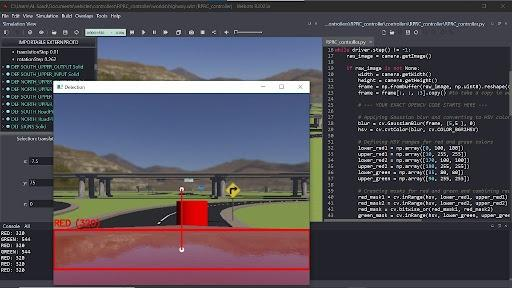
#> input picture colors/Testing_The_Detection_code.jpg, 512 x 288 px, given in place of the camera
$ python calibration.py
#> lines starting #> are read from the running program, lines starting #| are printed output that depends on the picture; after the words box and inside, x2 and y2 are one past the last pixel; in counts of white or black regions, pixels touching at a corner belong together
import cv2 as cv
import numpy as np

def nothing(x):
    pass


cv.namedWindow("Trackbars")
cv.createTrackbar("L - H", "Trackbars", 0, 179, nothing)
cv.createTrackbar("L - S", "Trackbars", 100, 255, nothing)
cv.createTrackbar("L - V", "Trackbars", 100, 255, nothing)
cv.createTrackbar("U - H", "Trackbars", 179, 179, nothing)
cv.createTrackbar("U - S", "Trackbars", 255, 255, nothing)
cv.createTrackbar("U - V", "Trackbars", 255, 255, nothing)
cv.createTrackbar("Min Area", "Trackbars", 1000, 10000, nothing) # لتجربة المساحة

capture = cv.VideoCapture(0)

while True:
    ret, frame = capture.read()
#> frame is the input picture: shape (288, 512, 3); mean B, G, R 85, 75.9, 80.8
    if not ret:
        break

    blur = cv.GaussianBlur(frame, (5, 5), 0)
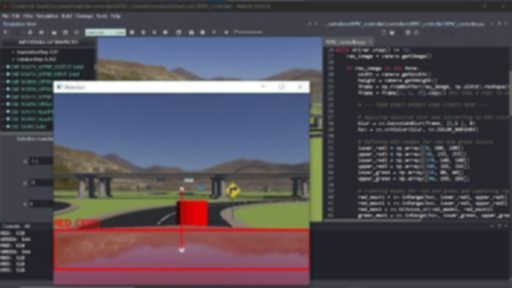
#> blur: shape (288, 512, 3); mean B, G, R 84.9, 75.8, 80.7
    hsv = cv.cvtColor(blur, cv.COLOR_BGR2HSV)
#> hsv: shape (288, 512, 3); mean H, S, V 103.5, 61.8, 96.2


    l_h = cv.getTrackbarPos("L - H", "Trackbars")
    l_s = cv.getTrackbarPos("L - S", "Trackbars")
    l_v = cv.getTrackbarPos("L - V", "Trackbars")
    u_h = cv.getTrackbarPos("U - H", "Trackbars")
    u_s = cv.getTrackbarPos("U - S", "Trackbars")
    u_v = cv.getTrackbarPos("U - V", "Trackbars")
    min_area = cv.getTrackbarPos("Min Area", "Trackbars")

    lower_bound = np.array([l_h, l_s, l_v])
    upper_bound = np.array([u_h, u_s, u_v])


    mask = cv.inRange(hsv, lower_bound, upper_bound)
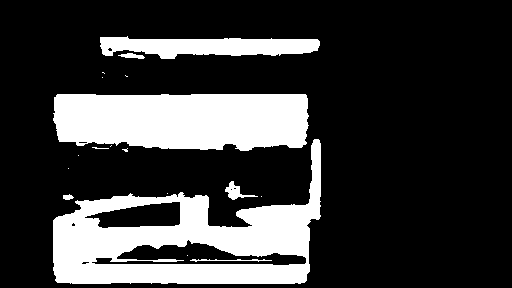
#> mask: shape (288, 512); 22.9% white; 18 white regions (11 under 20 px), largest, box (x1, y1, x2, y2) and area: (53, 139, 321, 284) 16731, (53, 94, 309, 151) 13127, (100, 36, 320, 59) 3408

    kernel = np.ones((5, 5), np.uint8)
    mask = cv.morphologyEx(mask, cv.MORPH_OPEN, kernel)
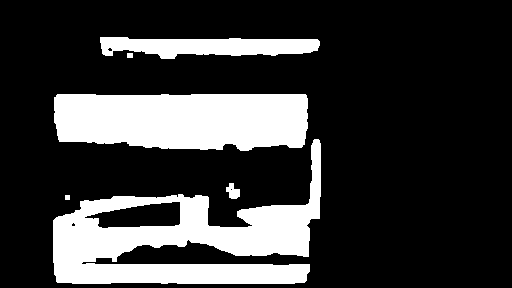
#> mask: shape (288, 512); 22.5% white; 6 white regions, box (x1, y1, x2, y2) and area: (53, 139, 321, 284) 16473, (54, 94, 308, 151) 13068, (100, 37, 320, 59) 3392, (226, 183, 240, 199) 147, (127, 53, 133, 58) 30, (65, 195, 70, 200) 25
    mask = cv.morphologyEx(mask, cv.MORPH_CLOSE, kernel)
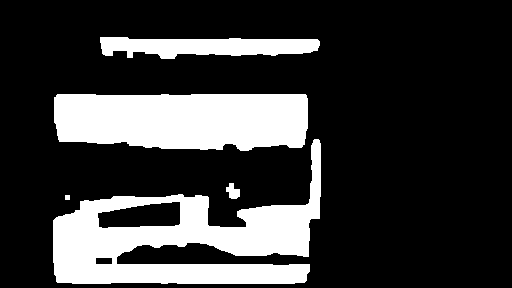
#> mask: shape (288, 512); 22.6% white; 5 white regions

    contours, _ = cv.findContours(mask, cv.RETR_EXTERNAL, cv.CHAIN_APPROX_SIMPLE)
#> contours = 5 contours, 1 with area under 20; largest, box (x1, y1, x2, y2) and area: (53, 139, 321, 284) 17672, (54, 94, 308, 151) 12781, (100, 37, 320, 59) 3212, (226, 183, 240, 199) 122
    for cnt in contours:
        area = cv.contourArea(cnt)
        if area > min_area:
            x, y, w, h = cv.boundingRect(cnt)
            cv.rectangle(frame, (x, y), (x + w, h + y), (0, 255, 0), 2)
#> this loop made 5 passes
#> (area, x, y, w, h) on passes 3 to 5: (17671.5, 53, 139, 268, 145), (12781, 54, 94, 254, 57), (3212, 100, 37, 220, 22)
#> area on pass 2: 122
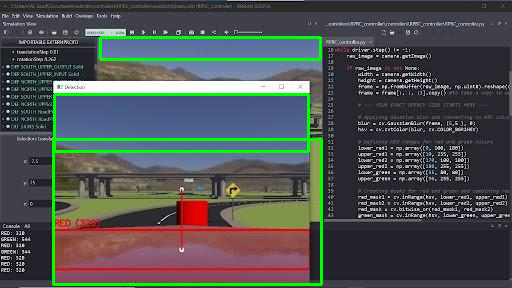
#> frame: shape (288, 512, 3); 3.89% of pixels changed, all inside (x1, y1, x2, y2) = (52, 36, 323, 286)

    cv.imshow("Frame", frame)
    cv.imshow("Mask", mask)

    if cv.waitKey(1) & 0xFF == ord('q'):
#> (key q is pressed here)
        print(f"the best color:")
        print(f"Lower: [{l_h}, {l_s}, {l_v}]")
        print(f"Upper: [{u_h}, {u_s}, {u_v}]")
        print(f"Min Area: {min_area}")
        break

capture.release()
cv.destroyAllWindows()

$ run again, on colors/Testing_The_Red_Detection.jpg
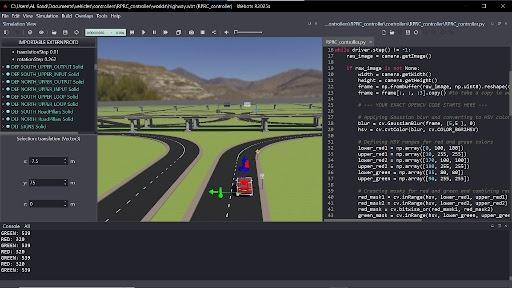
#> input picture colors/Testing_The_Red_Detection.jpg, 512 x 288 px, given in place of the camera
#> frame is the input picture: shape (288, 512, 3); mean B, G, R 69, 68.6, 65.9
#> hsv: shape (288, 512, 3); mean H, S, V 100, 52, 77.3
#> `mask = cv.morphologyEx(mask, cv.MORPH_OPEN, kernel)`:
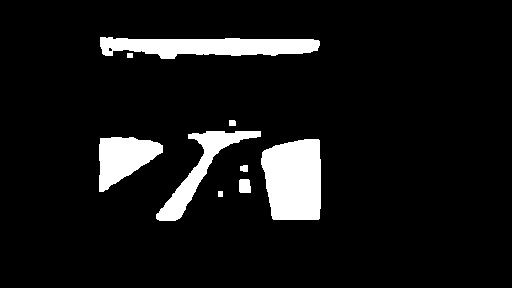
#> mask: shape (288, 512); 8.3% white; 9 white regions, largest, box (x1, y1, x2, y2) and area: (261, 139, 321, 220) 4221, (100, 37, 320, 59) 3375, (156, 131, 261, 221) 2179
#> contours = 8 contours; box (x1, y1, x2, y2) and area: (261, 139, 321, 220) 4096, (100, 37, 320, 59) 3199, (99, 137, 163, 192) 2084, (156, 131, 261, 221) 2026, (239, 179, 251, 193) 135, (240, 165, 248, 172) 37, (229, 120, 236, 126) 30, (218, 191, 223, 197) 20
#> the loop `for cnt in contours:` made 8 passes
#> (area, x, y, w, h) on passes 4, 5, 6, 8: (4096, 261, 139, 60, 81), (2083.5, 99, 137, 64, 55), (2026.5, 156, 131, 105, 90), (3199, 100, 37, 220, 22)
#> after the loop `for cnt in contours:`:
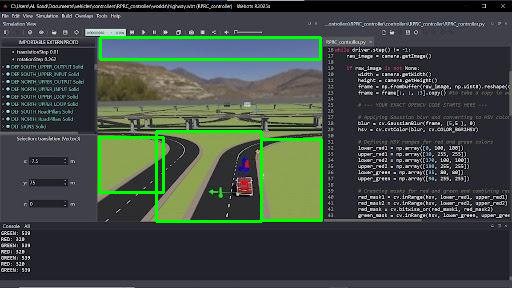
#> frame: shape (288, 512, 3); 2.64% of pixels changed, all inside (x1, y1, x2, y2) = (98, 36, 323, 223)

$ run again, on colors/testing_the_calibration_code (2).jpg
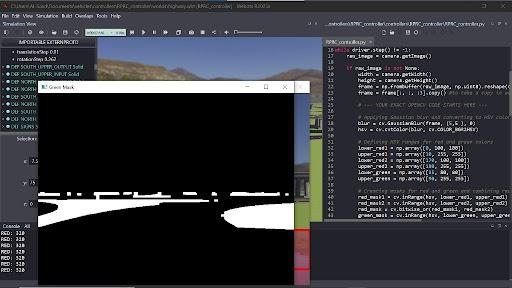
#> input picture colors/testing_the_calibration_code (2).jpg, 512 x 288 px, given in place of the camera
#> frame is the input picture: shape (288, 512, 3); mean B, G, R 59.1, 53.6, 52.5
#> hsv: shape (288, 512, 3); mean H, S, V 74.2, 32.3, 60.6
#> `mask = cv.morphologyEx(mask, cv.MORPH_OPEN, kernel)`:
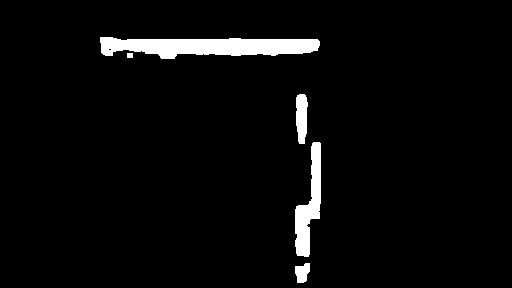
#> mask: shape (288, 512); 3.8% white; 5 white regions, box (x1, y1, x2, y2) and area: (100, 37, 320, 59) 3373, (295, 142, 321, 257) 1496, (296, 94, 308, 144) 494, (295, 263, 310, 283) 222, (127, 53, 133, 58) 30
#> contours = 4 contours; box (x1, y1, x2, y2) and area: (100, 37, 320, 59) 3186, (295, 142, 321, 257) 1382, (296, 94, 308, 144) 442, (295, 263, 310, 283) 192
#> the loop `for cnt in contours:` made 4 passes
#> (area, x, y, w, h) on passes 2, 4: (1381.5, 295, 142, 26, 115), (3186.5, 100, 37, 220, 22)
#> after the loop `for cnt in contours:`:
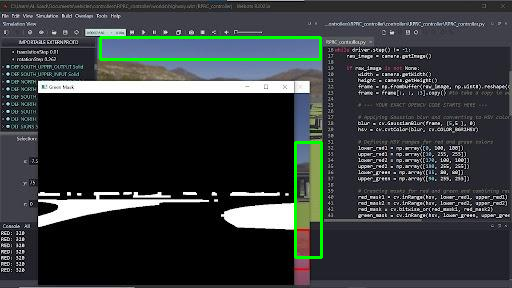
#> frame: shape (288, 512, 3); 1.55% of pixels changed, all inside (x1, y1, x2, y2) = (99, 36, 323, 259)

$ run again, on colors/testing_the_calibration_code.jpg
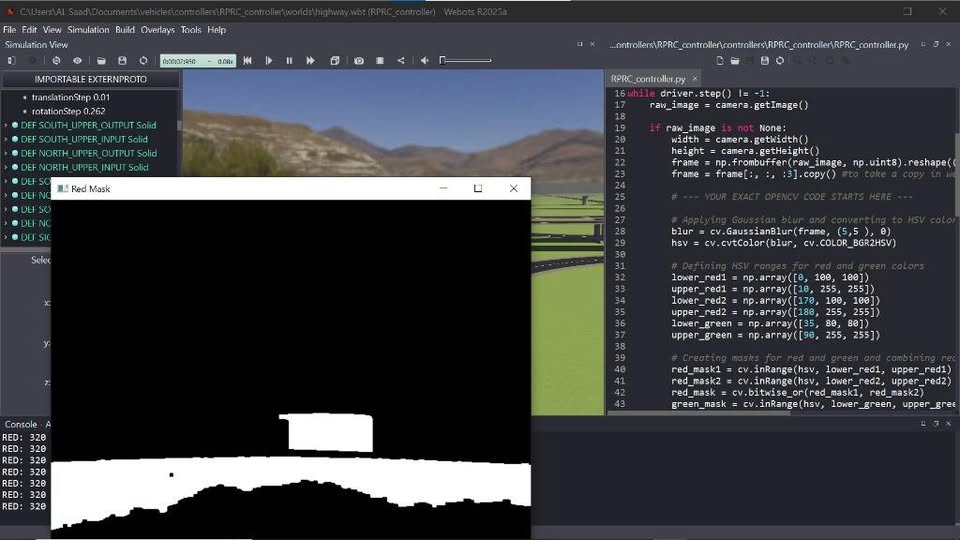
#> input picture colors/testing_the_calibration_code.jpg, 960 x 540 px, given in place of the camera
#> frame is the input picture: shape (540, 960, 3); mean B, G, R 64.9, 61.1, 59.4
#> hsv: shape (540, 960, 3); mean H, S, V 70.1, 32.4, 67.7
#> `mask = cv.morphologyEx(mask, cv.MORPH_OPEN, kernel)`:
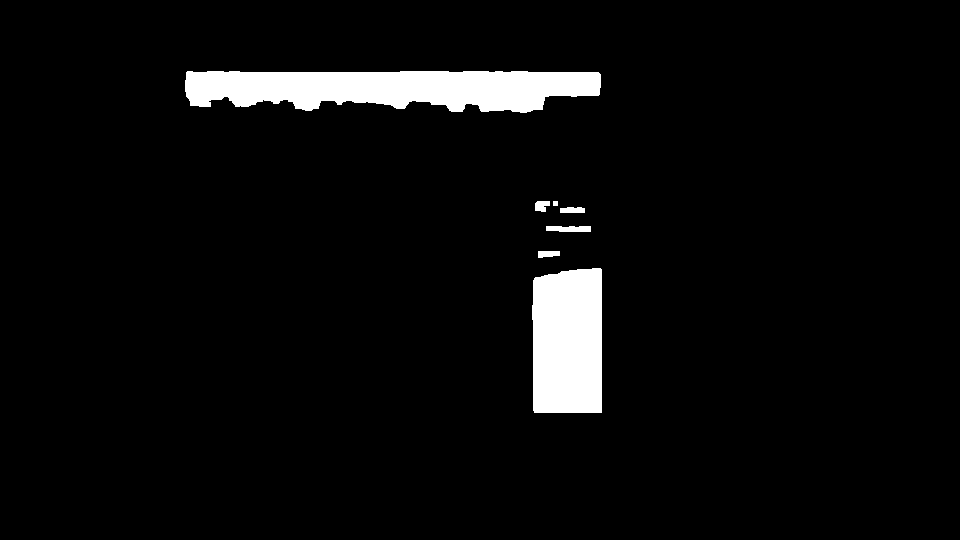
#> mask: shape (540, 960); 4.6% white; 7 white regions, largest, box (x1, y1, x2, y2) and area: (185, 71, 601, 113) 13569, (532, 268, 602, 413) 9760, (546, 226, 591, 232) 246
#> contours = 6 contours; box (x1, y1, x2, y2) and area: (185, 71, 601, 113) 13120, (532, 268, 602, 413) 9554, (546, 226, 591, 232) 200, (535, 201, 558, 212) 141, (560, 207, 585, 213) 111, (538, 251, 560, 258) 103
#> the loop `for cnt in contours:` made 6 passes
#> (area, x, y, w, h) on passes 1, 6: (9553.5, 532, 268, 70, 145), (13120.5, 185, 71, 416, 42)
#> after the loop `for cnt in contours:`:
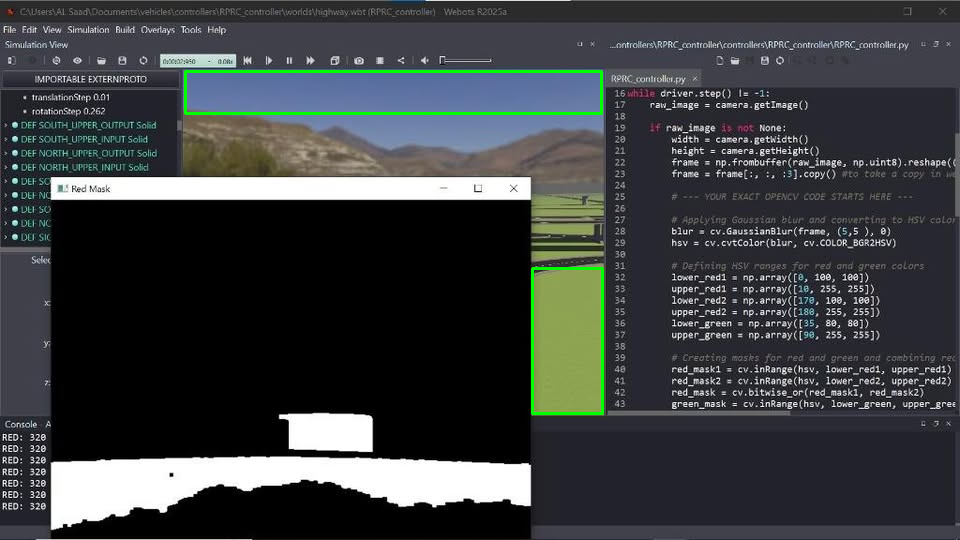
#> frame: shape (540, 960, 3); 0.78% of pixels changed, all inside (x1, y1, x2, y2) = (184, 70, 604, 415)
